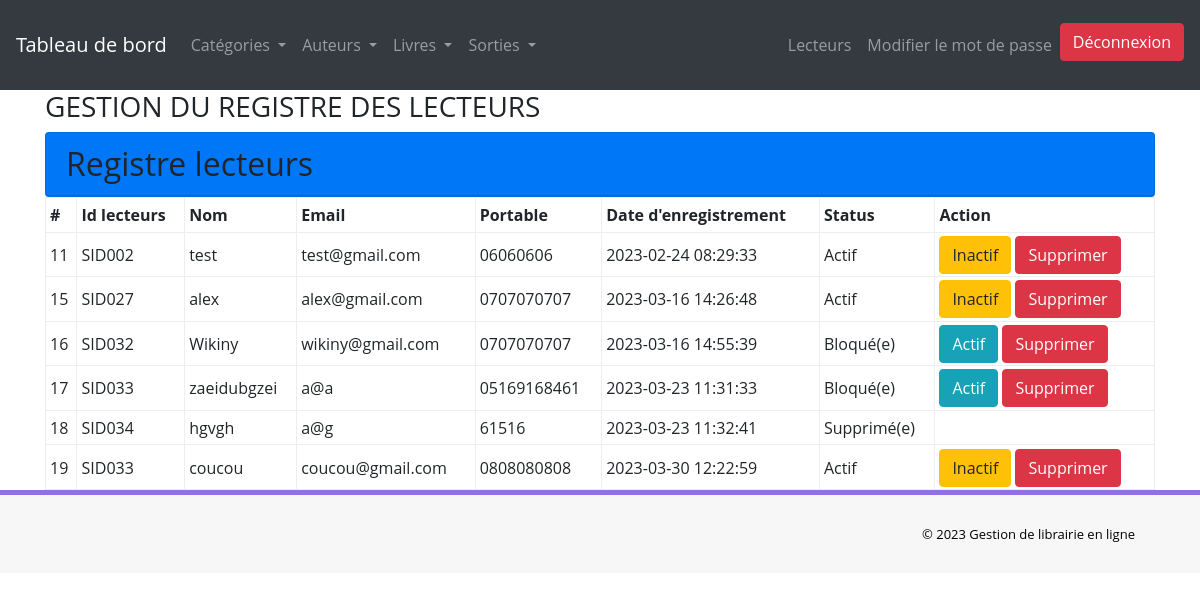
Screenshot of /admin/reg-readers.php (signed in) with the database file from the repository.
### tables this page shows
CREATE TABLE IF NOT EXISTS `tblreaders` (
  `id` int NOT NULL AUTO_INCREMENT,
  `ReaderId` varchar(100) DEFAULT NULL,
  `FullName` varchar(120) DEFAULT NULL,
  `EmailId` varchar(120) DEFAULT NULL,
  `MobileNumber` char(11) DEFAULT NULL,
  `Password` varchar(120) DEFAULT NULL,
  `Status` int DEFAULT NULL,
  `RegDate` timestamp NULL DEFAULT CURRENT_TIMESTAMP,
  `UpdateDate` timestamp NULL DEFAULT NULL ON UPDATE CURRENT_TIMESTAMP,
  PRIMARY KEY (`id`)
);

### admin/reg-readers.php (the view, shortened to what this page needs)
<?php
include('includes/config.php');
if(strlen($_SESSION['alogin']) == 0){
	header('location:../adminlogin.php');
}else{
    $query = "SELECT * FROM tblreaders";
    $stmt = $dbh->prepare($query);
    $stmt->execute();
    $results = $stmt->fetchAll(PDO::FETCH_ASSOC);
}
?>
<!DOCTYPE html>
<html lang="FR">
<head>
    <link rel="stylesheet" href="https://maxcdn.bootstrapcdn.com/bootstrap/4.0.0/css/bootstrap.min.css">
    <link href="assets/css/font-awesome.css" rel="stylesheet" />
    <link href="assets/css/style.css" rel="stylesheet" />
</head>
<body>
    <?php include('includes/header.php'); ?>
    <div class="container">
        <div class="row">
            <div class="col">
                <h3>GESTION DU REGISTRE DES LECTEURS</h3>
            </div>
        </div>
        <div class="row">
            <div class="w-100">
                <div class="container">
                    <div class="card bg-primary text-black">
                        <h2 class="card-header">Registre lecteurs</h2>
                    </div>
                        <table class="w-100">
                            <thead>
                                    <tr>
                                    <th class="fa-border">#</th>
                                    <th class="fa-border">Id lecteurs</th>
                                    <th class="fa-border">Nom</th>
                                    <th class="fa-border">Email</th>
                                    <th class="fa-border">Portable</th>
                                    <th class="fa-border">Date d'enregistrement</th>
                                    <th class="fa-border">Status</th>
                                    <th class="fa-border">Action</th>
                                    </tr>
                            </thead>
                            <tbody class="body">
                        <?php
                            foreach ($results as $result) { ?>
                            <tr>
                                    <td class="fa-border"><?= $result['id'] ?></td>
                                    <td class="fa-border"><?= $result['ReaderId'] ?></td>
                                    <td class="fa-border"><?= $result['FullName'] ?></td>
                                    <td class="fa-border"><?= $result['EmailId'] ?></td>
                                    <td class="fa-border"><?= $result['MobileNumber'] ?></td>
                                    <td class="fa-border"><?= $result['RegDate'] ?></td>
                                    <td class="fa-border"><?= $result['Status'] == 0 ? "Bloqué(e)" : ($result['Status'] == 1 ? "Actif" : ($result['Status'] == 2 ? "Supprimé(e)" : "Statut inconnu")) ?>
                                    </td>
                                    <td class="fa-border"><?php if (($result['Status'] == 0) ||($result['Status'] == 1)){ ?>
                                        <?php if ($result['Status'] == 0){ ?>
                                            <a href="reg-readers.php?actif=<?php echo ($result['id']) ?>"><button type="submit" name="actif" class="btn btn-info">Actif</button></a>
                                            <?php } ?>
                                        <?php if ($result['Status'] == 1){ ?>
                                            <a href="reg-readers.php?inactif=<?php echo ($result['id']) ?>"><button type="submit" name="inactif" class="btn btn-warning">Inactif</button></a>
                                            <?php } ?>
                                            <a href="reg-readers.php?suppress=<?php echo ($result['id']) ?>"><button type="submit" name="suppress" class="btn btn-danger">Supprimer</button></a>
                                            <?php }else{}
                                            ?>
                                    </td>
                            </tr>
                            <?php } ?>
                            </tbody>
                        </table>
                </div>
            </div>
        </div>
    </div>
    <?php include('includes/footer.php'); ?>
</body>
</html>

### rows the page displays
tblreaders: id "11", ReaderId "SID002", FullName "test", EmailId "test@gmail.com", MobileNumber "06060606", RegDate "2023-02-24 08:29:33", Status "Actif"
tblreaders: id "15", ReaderId "SID027", FullName "alex", EmailId "alex@gmail.com", MobileNumber "0707070707", RegDate "2023-03-16 14:26:48", Status "Actif"
tblreaders: id "16", ReaderId "SID032", FullName "Wikiny", EmailId "wikiny@gmail.com", MobileNumber "0707070707", RegDate "2023-03-16 14:55:39", Status "Bloqué(e)"
tblreaders: id "17", ReaderId "SID033", FullName "zaeidubgzei", EmailId "a@a", MobileNumber "05169168461", RegDate "2023-03-23 11:31:33", Status "Bloqué(e)"
tblreaders: id "18", ReaderId "SID034", FullName "hgvgh", EmailId "a@g", MobileNumber "61516", RegDate "2023-03-23 11:32:41", Status "Supprimé(e)"
tblreaders: id "19", ReaderId "SID033", FullName "coucou", EmailId "coucou@gmail.com", MobileNumber "0808080808", RegDate "2023-03-30 12:22:59", Status "Actif"
